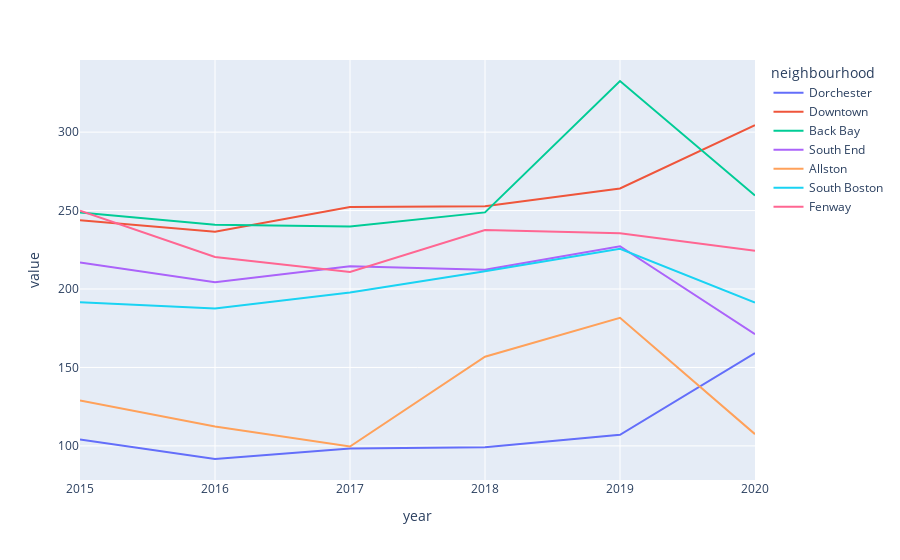

The notebook cell saved with this chart:
### Code cell
fig = px.line(neighbourhood_data.toPandas(), x="year", y=["average_price"], color='neighbourhood')
fig.show()

### Figure 1 — Plotly figure (JSON) as saved in the notebook; plotly's stock layout.template omitted (floating-point values rounded to 4 significant figures)
{"data": [{"hovertemplate": "neighbourhood=Dorchester<br>variable=average_price<br>year=%{x}<br>value=%{y}<extra></extra>", "legendgroup": "Dorchester", "line": {"color": "#636efa", "dash": "solid"}, "mode": "lines", "name": "Dorchester", "orientation": "v", "showlegend": true, "type": "scatter", "x": [2020, 2019, 2018, 2017, 2016, 2015], "xaxis": "x", "y": [159.2, 107.0, 99.11, 98.26, 91.64, 104.1], "yaxis": "y"}, {"hovertemplate": "neighbourhood=Downtown<br>variable=average_price<br>year=%{x}<br>value=%{y}<extra></extra>", "legendgroup": "Downtown", "line": {"color": "#EF553B", "dash": "solid"}, "mode": "lines", "name": "Downtown", "orientation": "v", "showlegend": true, "type": "scatter", "x": [2020, 2019, 2018, 2017, 2016, 2015], "xaxis": "x", "y": [304.4, 264.1, 252.7, 252.3, 236.5, 243.8], "yaxis": "y"}, {"hovertemplate": "neighbourhood=Back Bay<br>variable=average_price<br>year=%{x}<br>value=%{y}<extra></extra>", "legendgroup": "Back Bay", "line": {"color": "#00cc96", "dash": "solid"}, "mode": "lines", "name": "Back Bay", "orientation": "v", "showlegend": true, "type": "scatter", "x": [2020, 2019, 2018, 2017, 2016, 2015], "xaxis": "x", "y": [259.6, 332.6, 248.8, 239.9, 240.9, 248.8], "yaxis": "y"}, {"hovertemplate": "neighbourhood=South End<br>variable=average_price<br>year=%{x}<br>value=%{y}<extra></extra>", "legendgroup": "South End", "line": {"color": "#ab63fa", "dash": "solid"}, "mode": "lines", "name": "South End", "orientation": "v", "showlegend": true, "type": "scatter", "x": [2020, 2019, 2018, 2017, 2016, 2015], "xaxis": "x", "y": [171.2, 227.3, 212.3, 214.5, 204.3, 217.0], "yaxis": "y"}, {"hovertemplate": "neighbourhood=Allston<br>variable=average_price<br>year=%{x}<br>value=%{y}<extra></extra>", "legendgroup": "Allston", "line": {"color": "#FFA15A", "dash": "solid"}, "mode": "lines", "name": "Allston", "orientation": "v", "showlegend": true, "type": "scatter", "x": [2020, 2019, 2018, 2017, 2016, 2015], "xaxis": "x", "y": [107.5, 181.6, 156.8, 99.63, 112.3, 128.9], "yaxis": "y"}, {"hovertemplate": "neighbourhood=South Boston<br>variable=average_price<br>year=%{x}<br>value=%{y}<extra></extra>", "legendgroup": "South Boston", "line": {"color": "#19d3f3", "dash": "solid"}, "mode": "lines", "name": "South Boston", "orientation": "v", "showlegend": true, "type": "scatter", "x": [2020, 2019, 2018, 2017, 2016, 2015], "xaxis": "x", "y": [191.3, 225.7, 211.3, 197.8, 187.6, 191.6], "yaxis": "y"}, {"hovertemplate": "neighbourhood=Fenway<br>variable=average_price<br>year=%{x}<br>value=%{y}<extra></extra>", "legendgroup": "Fenway", "line": {"color": "#FF6692", "dash": "solid"}, "mode": "lines", "name": "Fenway", "orientation": "v", "showlegend": true, "type": "scatter", "x": [2020, 2019, 2018, 2017, 2016, 2015], "xaxis": "x", "y": [224.4, 235.6, 237.6, 210.9, 220.4, 249.9], "yaxis": "y"}], "layout": {"legend": {"title": {"text": "neighbourhood"}, "tracegroupgap": 0}, "margin": {"t": 60}, "xaxis": {"anchor": "y", "domain": [0, 1], "title": {"text": "year"}}, "yaxis": {"anchor": "x", "domain": [0, 1], "title": {"text": "value"}}}}
